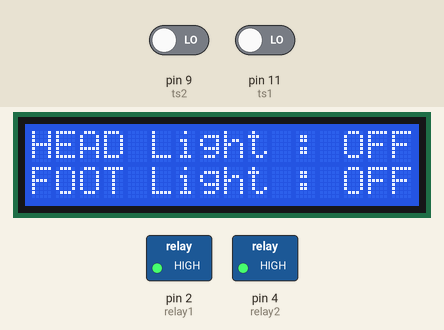
Simulated run of this sketch. Board: Arduino Uno, built with avr-gcc and run on an emulated ATmega328P. Parts: 16×2 character LCD, switched loads named in the sketch (green lamp = pin HIGH). The inputs (shaded band) are chosen by the test bench; at power-on: pin 9 (ts2) LOW, pin 11 (ts1) LOW.

Above: at 1.2 s.
1.3 s: pin 9 (ts2) driven HIGH
At 1.9 s:
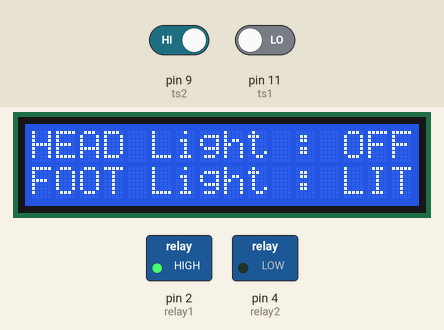
2.8 s: pin 11 (ts1) driven HIGH
At 4.0 s:
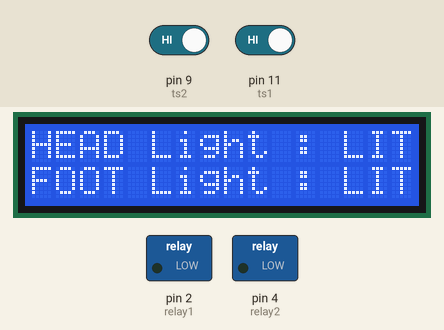
4.3 s: pin 9 (ts2) driven LOW
At 5.3 s:
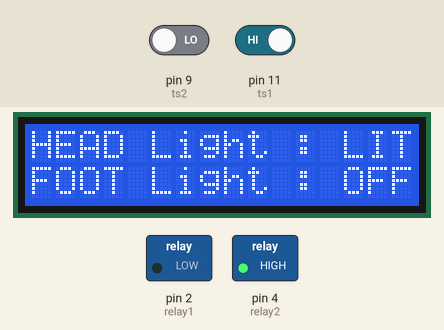
5.8 s: pin 11 (ts1) driven LOW
At 6.5 s:
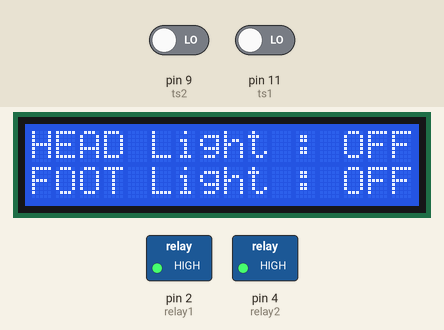
Timing chart, 0 to 8.3 s (numbered marks = the images above; inputs shaded):
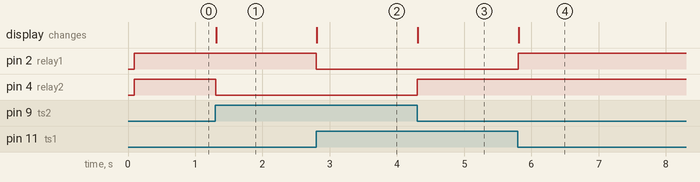

Measured:
- after the input at 1.3 s, pin 4 (relay2): HIGH → LOW at once; the display: changes at once (image 1)
- after the input at 2.8 s, pin 2 (relay1): HIGH → LOW at once; the display: changes at once (image 2)
- after the input at 4.3 s, pin 4 (relay2): LOW → HIGH at once; the display: changes at once (image 3)
- after the input at 5.8 s, pin 2 (relay1): LOW → HIGH at once; the display: changes at once (image 4)

The sketch:

ControlBox.ino
```cpp
// DeskControlHub
// Code By Ilastrait
// Feel Free To Edit According To Usecase

#include <Wire.h>
#include <LiquidCrystal_I2C.h>

// Set the LCD address to 0x27 for a 16 chars and 2 line display
// Change according to the ld you are using

LiquidCrystal_I2C lcd(0x27, 16, 2);

// Sensor pin info, chasnge according to the pins you have connected your equipment to
/*
 *    ts1 - Touch Switch 1
 *    ts2 - Touch Switch 2
 *    relay1 - Relay 1 signal pin
 *    relay2 - Relayu 2 signal pin
 *    switch1 - Arbitary variable to store switch 1 pin value
 *    switch2 - Arbitary variable to store switch 2 pin value
 */

int ts1 = 11;
int ts2 = 9;

int relay1 = 2;
int relay2 = 4;

int switch1=0;
int switch2=0;

void setup()
{
  Serial.begin(9600);
	lcd.begin();
  lcd.backlight();
	  pinMode(ts1, INPUT);
    pinMode(ts2, INPUT);
    pinMode(relay1, OUTPUT);
    pinMode(relay2, OUTPUT);
    lcd.setCursor(0,0);
    lcd.print("HEAD Light : ");
    lcd.setCursor(0,1);
    lcd.print("FOOT Light : ");

}

void loop()
{

  switch1 = digitalRead(ts1);
  switch2 = digitalRead(ts2);
	if(switch1==1)
  {
    if(switch2==1)
    {
      digitalWrite(relay1, LOW);
      digitalWrite(relay2, LOW);
      lcd.setCursor(13,0);
      lcd.print("LIT");
      lcd.setCursor(13,1);
      lcd.print("LIT");
      }
    else
     {
      digitalWrite(relay1, LOW);
      digitalWrite(relay2, HIGH);
      lcd.setCursor(13,0);
      lcd.print("LIT");
      lcd.setCursor(13,1);
      lcd.print("OFF");
    }
      }
   else
    {
      if(switch2==1)
      {
        digitalWrite(relay1, HIGH);
        digitalWrite(relay2, LOW);
        lcd.setCursor(13,0);
      lcd.print("OFF");
      lcd.setCursor(13,1);
      lcd.print("LIT");
        }
        else
        {
          digitalWrite(relay1, HIGH);
          digitalWrite(relay2, HIGH);
          lcd.setCursor(13,0);
      lcd.print("OFF");
      lcd.setCursor(13,1);
      lcd.print("OFF");
          }
      }
  }

  // Code By Ilastrait
```
